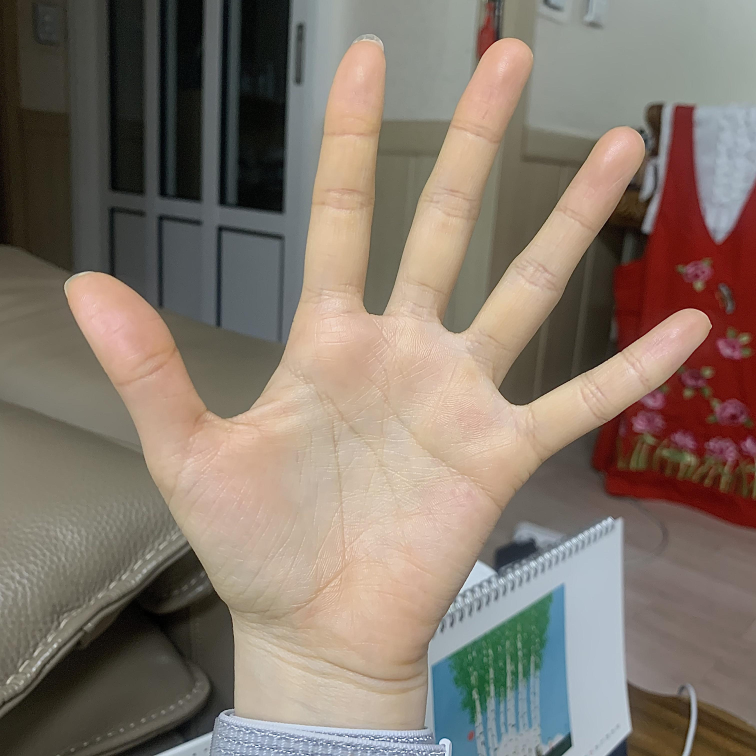
#> input picture hand.jpg, 3024 x 3024 px (shown at 1/4 size)
$ python test1.py
#> lines starting #> are read from the running program, lines starting #| are printed output that depends on the picture
import cv2 as cv
import numpy as np
from matplotlib import pyplot as plt

# return gaussian pyramid
def generate_gaussian_pyramid(img, levels):
    GP = [img]
    for i in range(1, levels): # 1 ~ level-1
        img = cv.pyrDown(img)
        GP.append(img)
    return GP

# return laplacian pyramid
def generate_laplacian_pyramid(GP):
    levels = len(GP)
    LP = []
    for i in range(levels - 1, 0, -1): # level 4~0
        upsample_img = cv.pyrUp(GP[i], None, GP[i-1].shape[:2]) # 3번째 position -> 이미지의 사이즈를 명시적으로 적어줌
        laplacian_img = cv.subtract(GP[i-1], upsample_img)
        LP.append(laplacian_img)
    LP.reverse() # 순서 0~4로 바꿔주기
    return LP

# GP, LP Filtering
def stitchFliter(P_center, P_side, filter1, filter2):

    P_stitch = []

    for lc, ls, lf, lf2 in zip(P_center, P_side, filter1, filter2):

        lf = (lf/float(lf.max()))
        lf2 = (lf2/float(lf2.max()))

        lc[:,:,2] = lc[:,:,2]*lf
        lc[:,:,1] = lc[:,:,1]*lf
        lc[:,:,0] = lc[:,:,0]*lf

        ls[:,:,2] = ls[:,:,2]*lf2
        ls[:,:,1] = ls[:,:,1]*lf2
        ls[:,:,0] = ls[:,:,0]*lf2

        l = (ls+lc)

        P_stitch.append(l)

    return P_stitch

# Running
img_hand = cv.imread('hand.jpg')
#> img_hand is the input picture: shape (3024, 3024, 3); mean B, G, R 108, 119, 131.5
img_eye = cv.imread('eye.jpg')
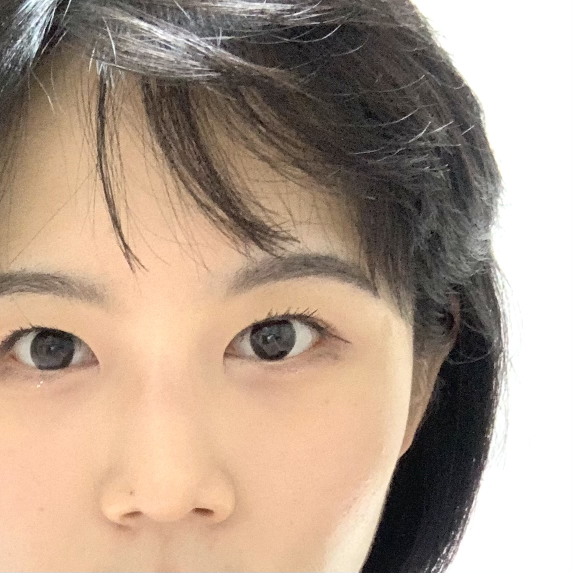
#> input picture eye.jpg, 1145 x 1145 px (shown at 1/2 size)
#> img_eye is the input picture: shape (1145, 1145, 3); mean B, G, R 139.2, 156.4, 177
img_filter1 = cv.imread('filter.jpg', cv.IMREAD_GRAYSCALE) # eye
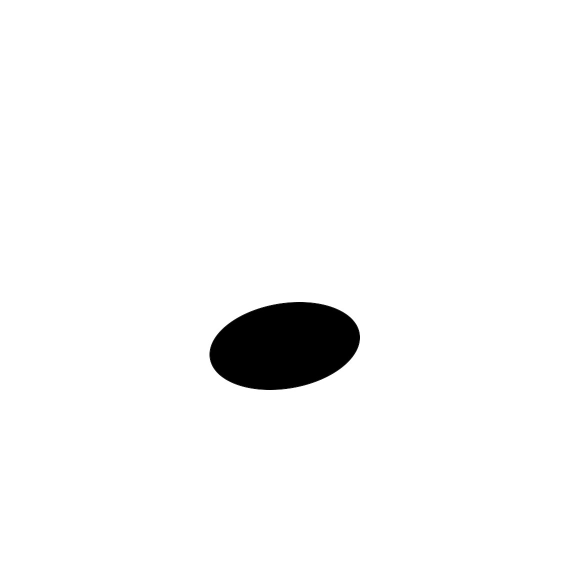
#> input picture filter.jpg, 1145 x 1145 px (shown at 1/2 size)
#> img_filter1 is the input picture: shape (1145, 1145); min 0, max 255, mean 247.1
img_filter2 = 255 - img_filter1 # hand

img_hand = cv.resize(img_hand, img_filter1.shape[:2]) # resizing
#> img_hand: shape (1145, 1145, 3)
img_eye = cv.resize(img_eye, img_filter1.shape[:2])

GP_hand = generate_gaussian_pyramid(img_hand, 6)
#> after the loop in generate_gaussian_pyramid, `for i in range(1, levels):`: GP = 6 items
#> GP_hand = 6 items
GP_eye = generate_gaussian_pyramid(img_eye, 6)
#> call 2 of generate_gaussian_pyramid, with levels = 6
#> after the loop in generate_gaussian_pyramid (call 2), `for i in range(1, levels):`:
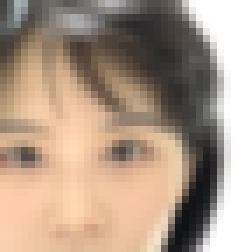
#> img: shape (36, 36, 3) (shown 7 times larger); mean of channels 0, 1, 2 138, 155.2, 175.8; drawn as B, G, R
#> GP_eye = 6 items
GP_filter1 = generate_gaussian_pyramid(img_filter1, 6)
#> GP_filter1 = 6 items
GP_filter2 = generate_gaussian_pyramid(img_filter2, 6)
#> call 4 of generate_gaussian_pyramid, with levels = 6
#> after the loop in generate_gaussian_pyramid (call 4), `for i in range(1, levels):`:
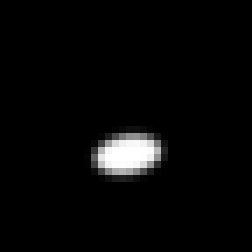
#> img: shape (36, 36) (shown 7 times larger); min 0, max 255, mean 7.8
#> GP_filter2 = 6 items

LP_hand = generate_laplacian_pyramid(GP_hand)
#> in generate_laplacian_pyramid, `levels = len(GP)`: levels = 6
#> after the loop in generate_laplacian_pyramid, `for i in range(levels - 1, 0, -1):`: LP = 5 items
#> LP_hand = 5 items
LP_eye = generate_laplacian_pyramid(GP_eye)
#> LP_eye = 5 items

GP_stitch = stitchFliter(GP_hand, GP_eye, GP_filter1, GP_filter2)
#> the loop in stitchFliter, `for lc, ls, lf, lf2 in zip(P_center, P_side, filter1, filter2): ` made 6 passes
#> pass 1, in stitchFliter, `l = (ls+lc)`:
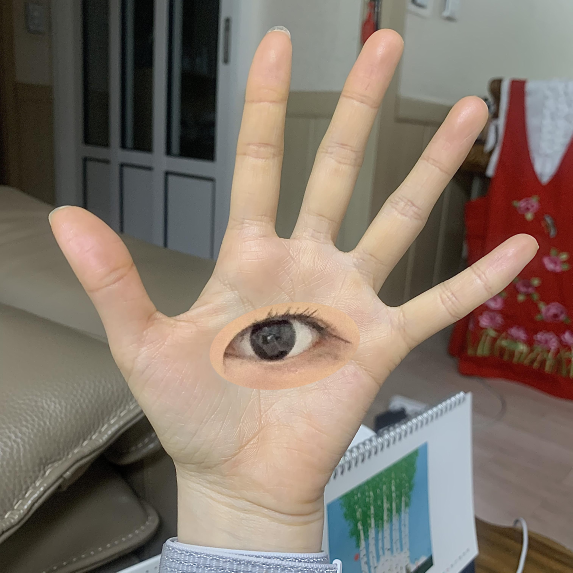
#> l: shape (1145, 1145, 3) (shown at 1/2 size); mean B, G, R 106.5, 117.6, 130.5
#> after the loop in stitchFliter, `for lc, ls, lf, lf2 in zip(P_center, P_side, filter1, filter2):`: P_stitch = 6 items
#> GP_stitch = 6 items
LP_stitch = stitchFliter(LP_hand, LP_eye, GP_filter1, GP_filter2)
#> the loop in stitchFliter (call 2), `for lc, ls, lf, lf2 in zip(P_center, P_side, filter1, filter2): ` made 5 passes
#> LP_stitch = 5 items


# plot image setting
def plot_img(index, img, title):
    plt.subplot(3, 6, index) # 3행 6열
    plt.imshow(img[...,::-1], cmap='gray') # a same as img[...,::-1]), RGB imgae is displayed withcout cv.cvtColor
    plt.axis('off'), plt.title(title)

recon_img = GP_stitch[-1] # array의 마지막 element, 가장 작은 img
lp_maxlev = len(LP_stitch) - 1
#> lp_maxlev = 4

plot_img(6, recon_img.copy(), 'level: '+str(5))

for i in range(lp_maxlev, -1, -1): # maxlev ~ 0
    recon_img = cv.pyrUp(recon_img, None, LP_stitch[i].shape[:2])
    plot_img(i+1+12, recon_img.copy(), 'level: '+str(i))
    recon_img = cv.add(recon_img, LP_stitch[i])
    plot_img(i+1, recon_img.copy(), 'level: '+str(i))
    plot_img(i+1+6, LP_stitch[i].copy(), 'level: '+str(i))
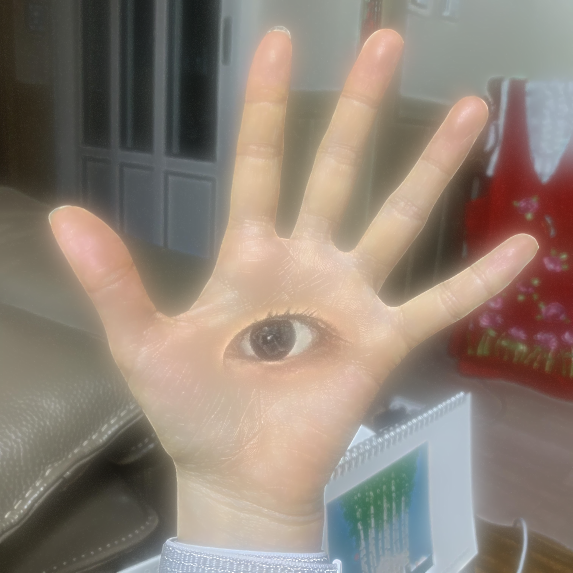
#> recon_img: shape (1145, 1145, 3) (shown at 1/2 size); mean of channels 0, 1, 2 117.9, 129.1, 142.1; drawn as B, G, R

cv.imshow('result', recon_img)
plt.show()
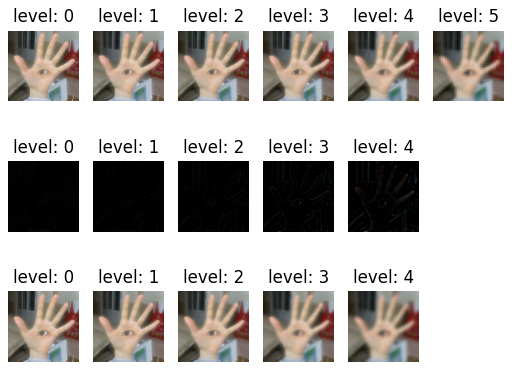
#> figure drawn by matplotlib, 16 panels
